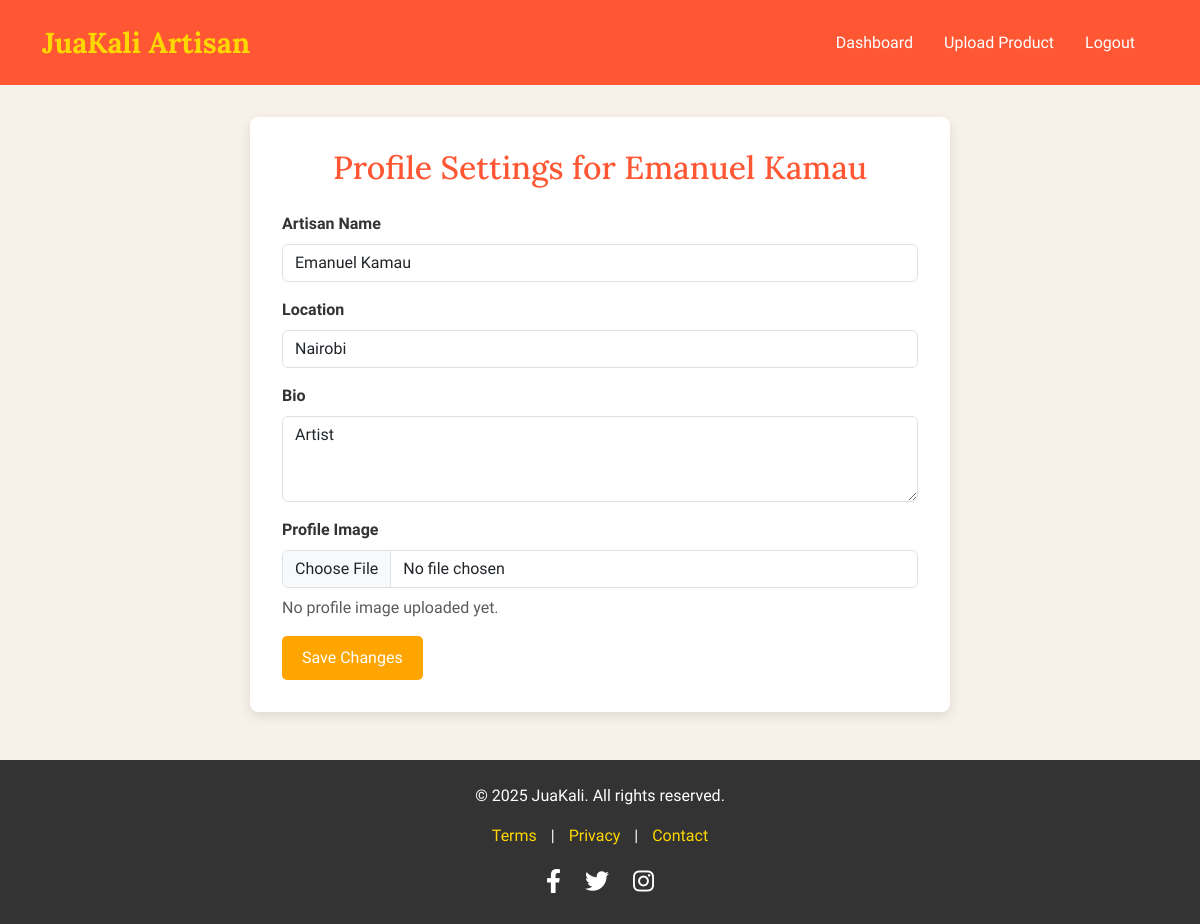
Screenshot of /artisan/options.php (signed in) with the database file from the repository.
### tables this page shows
CREATE TABLE `artisans` (
  `id` int(11) NOT NULL,
  `name` varchar(100) NOT NULL,
  `bio` text DEFAULT NULL,
  `location` varchar(100) DEFAULT NULL,
  `created_at` timestamp NOT NULL DEFAULT current_timestamp(),
  `image_url` varchar(255) DEFAULT NULL,
  `average_rating` decimal(3,2) DEFAULT 0.00,
  `user_id` int(11) DEFAULT NULL,
  `is_featured` tinyint(1) DEFAULT 0,
  `status` varchar(20) NOT NULL DEFAULT 'active'
);

### functions.php (called while the page is built, shortened)
<?php
require_once 'config.php';
function getArtisanByUserId($user_id) {
    global $pdo;
    $stmt = $pdo->prepare("SELECT * FROM artisans WHERE user_id = ?");
    $stmt->execute([$user_id]);
    return $stmt->fetch(PDO::FETCH_ASSOC);
}
?>

### artisan/options.php (the view, shortened to what this page needs)
<?php
require_once '../functions.php';
$user_id = $_SESSION['user_id'];
$artisan = getArtisanByUserId($user_id);
?>
<!DOCTYPE html>
<html lang="en">
<head>
    <link href="https://cdn.jsdelivr.net/npm/bootstrap@5.3.0/dist/css/bootstrap.min.css" rel="stylesheet">
    <link rel="stylesheet" href="https://cdnjs.cloudflare.com/ajax/libs/font-awesome/6.0.0-beta3/css/all.min.css">
</head>
<body>
    <nav class="navbar navbar-expand-lg">
        <div class="container">
            <a class="navbar-brand" href="artisan-dashboard.php">JuaKali Artisan</a>
            <div class="collapse navbar-collapse" id="navbarNav">
                <ul class="navbar-nav ms-auto">
                    <li class="nav-item"><a class="nav-link" href="artisan-dashboard.php">Dashboard</a></li>
                    <li class="nav-item"><a class="nav-link" href="artisan-product-upload.php">Upload Product</a></li>
                    <li class="nav-item"><a class="nav-link" href="../logout.php">Logout</a></li>
                </ul>
            </div>
        </div>
    </nav>
    <div class="container profile-container">
        <h2>Profile Settings for <?php echo htmlspecialchars($artisan['name']); ?></h2>
        <form method="POST" enctype="multipart/form-data">
            <div class="mb-3">
                <label for="name" class="form-label">Artisan Name</label>
                <input type="text" class="form-control" id="name" name="name" value="<?php echo htmlspecialchars($artisan['name'] ?? ''); ?>" required>
            </div>
            <div class="mb-3">
                <label for="location" class="form-label">Location</label>
                <input type="text" class="form-control" id="location" name="location" value="<?php echo htmlspecialchars($artisan['location'] ?? ''); ?>">
            </div>
            <div class="mb-3">
                <label for="bio" class="form-label">Bio</label>
                <textarea class="form-control" id="bio" name="bio" rows="3"><?php echo htmlspecialchars($artisan['bio'] ?? ''); ?></textarea>
            </div>
            <div class="mb-3">
                <label for="image" class="form-label">Profile Image</label>
                <input type="file" class="form-control" id="image" name="image" accept="image/*">
                <?php if ($artisan['image_url']): ?>
                    <p class="mt-2">Current Image:</p>
                    <img src="<?php echo htmlspecialchars($artisan['image_url']); ?>" alt="Current Profile Image" style="max-width: 200px; height: auto; border-radius: 8px; margin-top: 0.5rem; border: 1px solid #ddd;">
                <?php else: ?>
                    <p class="mt-2 text-muted">No profile image uploaded yet.</p>
                <?php endif; ?>
            </div>
            <button type="submit" class="btn btn-custom">Save Changes</button>
        </form>
    </div>
    <footer>
        <div class="container">
            <p>© 2025 JuaKali. All rights reserved.</p>
            <div class="mt-2">
                <a href="terms.php">Terms</a> |
                <a href="privacy.php">Privacy</a> |
                <a href="contact.php">Contact</a>
            </div>
            <div class="social-icons mt-3">
                <a href="#" aria-label="Facebook"><i class="fab fa-facebook-f"></i></a>
                <a href="#" aria-label="Twitter"><i class="fab fa-twitter"></i></a>
                <a href="#" aria-label="Instagram"><i class="fab fa-instagram"></i></a>
            </div>
        </div>
    </footer>
</body>
</html>

### artisan/options.php (style rules this page uses)
body { font-family: 'Ubuntu', sans-serif; background-color: #f8f1e9; color: #333; }
.navbar { background-color: #FF5733; padding: 1rem 0; }
.navbar-brand { color: #FFD700 !important; font-family: 'Lora', serif; font-size: 1.8rem; font-weight: bold; }
.navbar-nav .nav-link { color: #fff !important; margin-right: 15px; }
.profile-container { background-color: #fff; padding: 2rem; border-radius: 8px; box-shadow: 0 4px 12px rgba(0,0,0,0.1); margin-top: 2rem; max-width: 700px; margin-left: auto; margin-right: auto; }
h2 { font-family: 'Lora', serif; color: #FF5733; text-align: center; margin-bottom: 1.5rem; }
.btn-custom { background-color: #FFA500; color: #fff; border: none; padding: 10px 20px; border-radius: 5px; text-decoration: none; display: inline-block; }
.form-label { font-weight: bold; }
footer { background-color: #333; color: #fff; padding: 1.5rem 0; text-align: center; margin-top: 3rem; }
footer a { color: #FFD700; text-decoration: none; margin: 0 10px; }
.social-icons a { color: #fff; font-size: 1.5rem; margin: 0 10px; }

### rows the page displays
artisans: name "Emanuel Kamau", location "Nairobi", bio "Artist"
